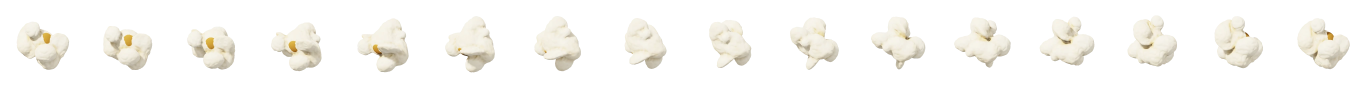
#> input picture reel-boveda/assets/pop/pop_00.webp, 4096 x 256 px, given in place of badge-rojo.png, which was not available (shown at 1/3 size)
$ python bucket3d.py
#> lines starting #> are read from the running program, lines starting #| are printed output that depends on the picture; pictures that were not available may be replaced by others from this repository, and a replacement may not be noted
"""Balde de pochoclos realista: cono de cartón a rayas con el logo impreso, lleno de pochoclos 3D.

Raymarching del balde (cono truncado + borde enrollado) con cámara en perspectiva y luz de estudio;
la montaña de pochoclos se compone con los sprites 3D de popcorn3d.py usando prueba de profundidad
contra el balde (los de adelante desbordan sobre el borde, los de adentro quedan tapados).

Uso: python3 bucket3d.py  -> assets/bucket.png
"""
from pathlib import Path

import numpy as np
from PIL import Image

ROOT = Path(__file__).resolve().parent.parent
A = ROOT / "assets"
W, H = 880, 1120          # imagen final
SS = 2
BH, RB, RT = 1.55, .56, .80   # alto, radio base, radio boca
rng = np.random.default_rng(8)

# ---------------- cámara
cam = np.array([0, 2.5, -6.7])
tgt = np.array([0, 1.05, 0])
fwd = (tgt - cam) / np.linalg.norm(tgt - cam)
right = np.cross(np.array([0, 1.0, 0]), fwd); right /= np.linalg.norm(right)
up = np.cross(fwd, right)
FOV = np.radians(24)
SCALE = np.tan(FOV / 2)


def project(p):
    v = p - cam
    z = v @ fwd
    x, y = (v @ right) / (z * SCALE), (v @ up) / (z * SCALE)
    aspect = W / H
    return (x / aspect * .5 + .5) * W, (.5 - y * .5) * H, z


# ---------------- SDF
def capped_cone(p):
    q = np.stack([np.hypot(p[:, 0], p[:, 2]), p[:, 1] - BH / 2], 1)
    h = BH / 2
    k1 = np.array([RT, h])
    k2 = np.array([RT - RB, 2 * h])
    r = np.where(q[:, 1] < 0, RB, RT)
    ca = np.stack([q[:, 0] - np.minimum(q[:, 0], r), np.abs(q[:, 1]) - h], 1)
    cb = q - k1 + k2 * np.clip(((k1 - q) @ k2) / (k2 @ k2), 0, 1)[:, None]
    s = np.where((cb[:, 0] < 0) & (ca[:, 1] < 0), -1, 1)
    return s * np.sqrt(np.minimum((ca ** 2).sum(1), (cb ** 2).sum(1))) - .008


def rim(p):
    return np.hypot(np.hypot(p[:, 0], p[:, 2]) - RT, p[:, 1] - BH) - .034


def sdf(p):
    return np.minimum(capped_cone(p), rim(p))


# ---------------- raymarch del balde
s_w, s_h = W * SS, H * SS
xs = ((np.arange(s_w) + .5) / s_w * 2 - 1) * (W / H)
ys = 1 - (np.arange(s_h) + .5) / s_h * 2
XX, YY = np.meshgrid(xs, ys)
dirs = fwd[None, :] + (XX.ravel()[:, None] * right + YY.ravel()[:, None] * up) * SCALE
dirs /= np.linalg.norm(dirs, axis=1, keepdims=True)
t = np.full(len(dirs), 3.5)
hit = np.zeros(len(dirs), bool)
act = np.arange(len(dirs))
for _ in range(120):
    if act.size == 0:
        break
    p = cam + dirs[act] * t[act, None]
    d = sdf(p)
    h = d < .0008
    hit[act[h]] = True
    t[act] += np.where(h, 0, d)
    act = act[~h & (t[act] < 9)]
idx = np.where(hit)[0]
P = cam + dirs[idx] * t[idx, None]
e = .002
nrm = np.stack([sdf(P + [e, 0, 0]) - sdf(P - [e, 0, 0]), sdf(P + [0, e, 0]) - sdf(P - [0, e, 0]), sdf(P + [0, 0, e]) - sdf(P - [0, 0, e])], 1)
nrm /= np.linalg.norm(nrm, axis=1, keepdims=True)

# ---------------- materiales
lin = lambda c: (np.array(c) / 255) ** 2.2
RED, CREAM, INSIDE = lin((176, 30, 26)), lin((243, 234, 216)), lin((70, 40, 20))
theta = np.arctan2(P[:, 2], P[:, 0])
NS = 18
f = (theta / (2 * np.pi) * NS + .25) % 1
aa = .035
stripe = np.clip((np.abs(f - .5) - .25) / aa + .5, 0, 1)          # 1 = rojo
alb = CREAM * (1 - stripe[:, None]) + RED * stripe[:, None]
is_rim = rim(P) < capped_cone(P)
is_top = (~is_rim) & (nrm[:, 1] > .9) & (P[:, 1] > BH - .02)
alb[is_rim] = CREAM * .96
alb[is_top] = INSIDE
# logo impreso adelante (mapeo cilíndrico)
badge = np.asarray(Image.open(A / "badge-rojo.png").convert("RGBA").resize((600, 600), Image.LANCZOS)).astype(float) / 255
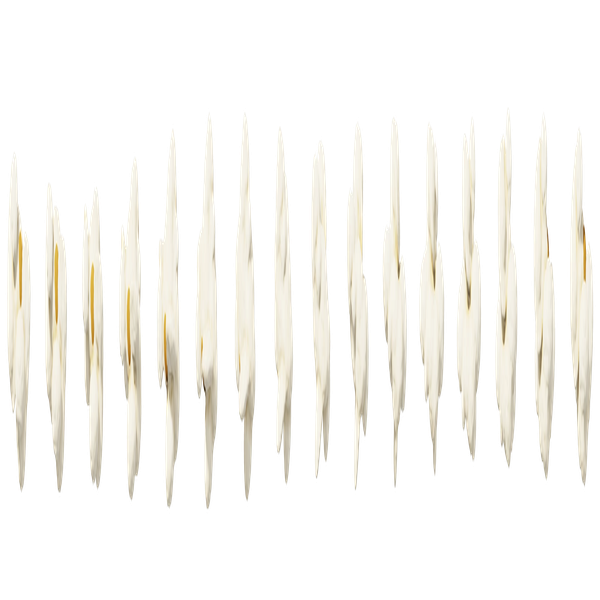
#> badge: shape (600, 600, 4) float64; mean R, G, B, A 0.244, 0.238, 0.22, 0.216; transparent parts drawn white
radius_y = RB + (RT - RB) * P[:, 1] / BH
arc = (theta + np.pi / 2) * radius_y
yc, LR = .80, .36
du, dv = arc / LR, (P[:, 1] - yc) / LR
rr = np.hypot(du, dv)
side = (~is_rim) & (~is_top) & (np.abs(theta + np.pi / 2) < 1.2)
back = side & (rr < 1.0)
alb[back] = CREAM
ring = side & (rr >= .93) & (rr < 1.0)
alb[ring] = RED
bi = side & (rr < .88)
bu = np.clip(((du[bi] / .88) * .5 + .5) * 599, 0, 599).astype(int)
bv = np.clip(((-dv[bi] / .88) * .5 + .5) * 599, 0, 599).astype(int)
bpx = badge[bv, bu]
alb[bi] = alb[bi] * (1 - bpx[:, 3:]) + (bpx[:, :3] ** 2.2) * bpx[:, 3:]
# textura de cartón
grain = 1 + .035 * np.sin(P[:, 1] * 180 + np.sin(theta * 40) * 2) * np.sin(theta * 300) + .02 * rng.standard_normal(len(idx))
alb *= grain[:, None]

# ---------------- luz de estudio
V = -dirs[idx]
Lk = np.array([-.62, .62, -.48]); Lk /= np.linalg.norm(Lk)
Lf = np.array([.8, .2, -.55]); Lf /= np.linalg.norm(Lf)
ndl = np.clip(nrm @ Lk, 0, 1)
col = alb * (np.array([1, .94, .84]) * 2.0 * ndl[:, None]
             + np.array([.75, .82, 1]) * .45 * np.clip(nrm @ Lf, 0, 1)[:, None]
             + np.array([.9, .9, .95]) * .28 * (.6 + .4 * nrm[:, 1:2]))
ao = np.clip(.55 + P[:, 1] / BH * .6, 0, 1)                    # más oscuro abajo
col *= ao[:, None]
Hv = Lk[None, :] + V
Hv /= np.linalg.norm(Hv, axis=1, keepdims=True)
fres = .04 + .96 * (1 - np.clip((nrm * V).sum(1), 0, 1)) ** 5
spec = (np.clip((nrm * Hv).sum(1), 0, 1) ** 45) * .55 + fres * .18
spec[is_top] = 0
col += spec[:, None] * np.array([1, .97, .92])
aces = lambda x: np.clip((x * (2.51 * x + .03)) / (x * (2.43 * x + .59) + .14), 0, 1)
rgb = aces(col) ** (1 / 2.2)

img = np.zeros((s_h * s_w, 4))
img[idx, :3] = rgb
img[idx, 3] = 1
depth = np.full(s_h * s_w, np.inf)
depth[idx] = t[idx] * (dirs[idx] @ fwd)
img = img.reshape(s_h, s_w, 4)
depth = depth.reshape(s_h, s_w)

# ---------------- montaña de pochoclos (sprites 3D con prueba de profundidad)
sheets = [np.asarray(Image.open(A / "pop" / f"pop_{i:02d}.webp").convert("RGBA")).astype(float) / 255 for i in range(10)]
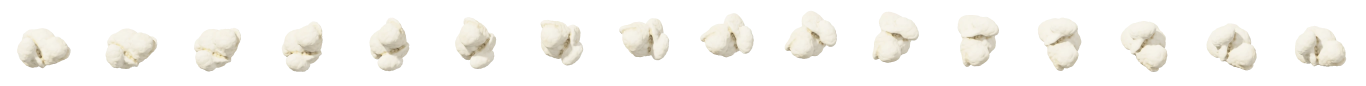
#> input picture reel-boveda/assets/pop/pop_01.webp, 4096 x 256 px (shown at 1/3 size)
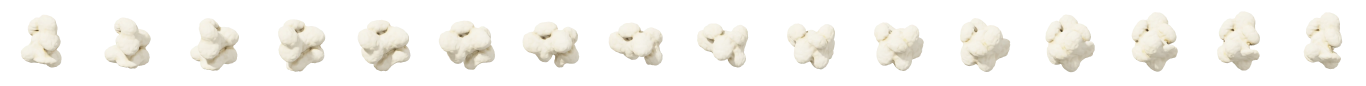
#> input picture reel-boveda/assets/pop/pop_02.webp, 4096 x 256 px (shown at 1/3 size)
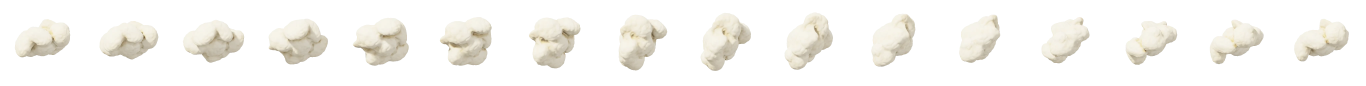
#> input picture reel-boveda/assets/pop/pop_03.webp, 4096 x 256 px (shown at 1/3 size)
#> (the run stopped early here; a loop or call above may not have finished)
